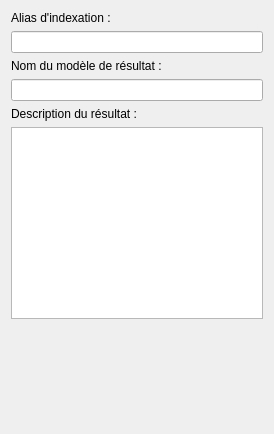
<?xml version="1.0" encoding="UTF-8"?>
<ui version="4.0">
 <class>OUTResultWidget</class>
 <widget class="QWidget" name="OUTResultWidget">
  <property name="geometry">
   <rect>
    <x>0</x>
    <y>0</y>
    <width>274</width>
    <height>434</height>
   </rect>
  </property>
  <property name="sizePolicy">
   <sizepolicy hsizetype="Fixed" vsizetype="Expanding">
    <horstretch>0</horstretch>
    <verstretch>0</verstretch>
   </sizepolicy>
  </property>
  <property name="windowTitle">
   <string>Form</string>
  </property>
  <layout class="QVBoxLayout" name="verticalLayout">
   <item>
    <widget class="QLabel" name="label_4">
     <property name="text">
      <string>Alias d'indexation :</string>
     </property>
    </widget>
   </item>
   <item>
    <widget class="QLineEdit" name="alias"/>
   </item>
   <item>
    <widget class="QLabel" name="label_2">
     <property name="text">
      <string>Nom du modèle de résultat :</string>
     </property>
    </widget>
   </item>
   <item>
    <widget class="QLineEdit" name="modelName">
     <property name="sizePolicy">
      <sizepolicy hsizetype="Preferred" vsizetype="Fixed">
       <horstretch>0</horstretch>
       <verstretch>0</verstretch>
      </sizepolicy>
     </property>
    </widget>
   </item>
   <item>
    <widget class="QLabel" name="label_3">
     <property name="text">
      <string>Description du résultat :</string>
     </property>
    </widget>
   </item>
   <item>
    <widget class="QPlainTextEdit" name="modelDescription">
     <property name="sizePolicy">
      <sizepolicy hsizetype="Preferred" vsizetype="Expanding">
       <horstretch>0</horstretch>
       <verstretch>0</verstretch>
      </sizepolicy>
     </property>
    </widget>
   </item>
   <item>
    <spacer name="verticalSpacer">
     <property name="orientation">
      <enum>Qt::Vertical</enum>
     </property>
     <property name="sizeHint" stdset="0">
      <size>
       <width>20</width>
       <height>40</height>
      </size>
     </property>
    </spacer>
   </item>
  </layout>
 </widget>
 <resources/>
 <connections/>
</ui>
